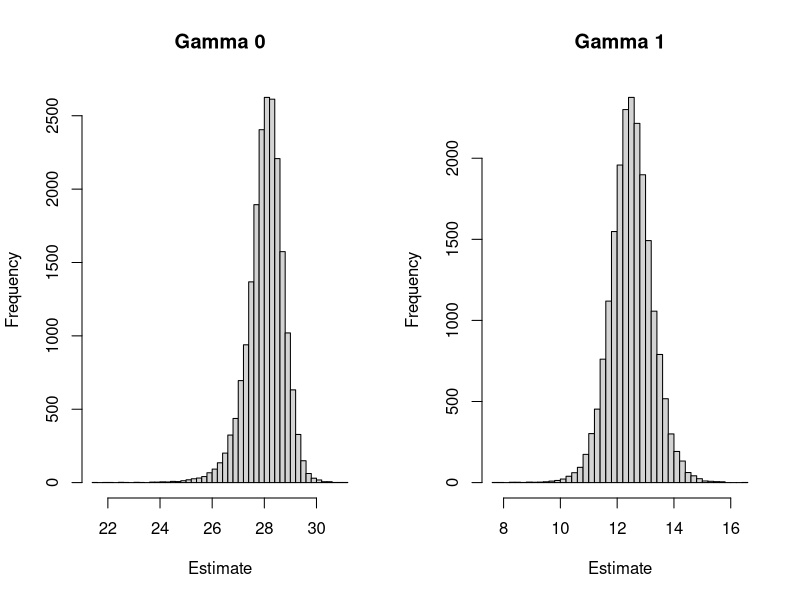
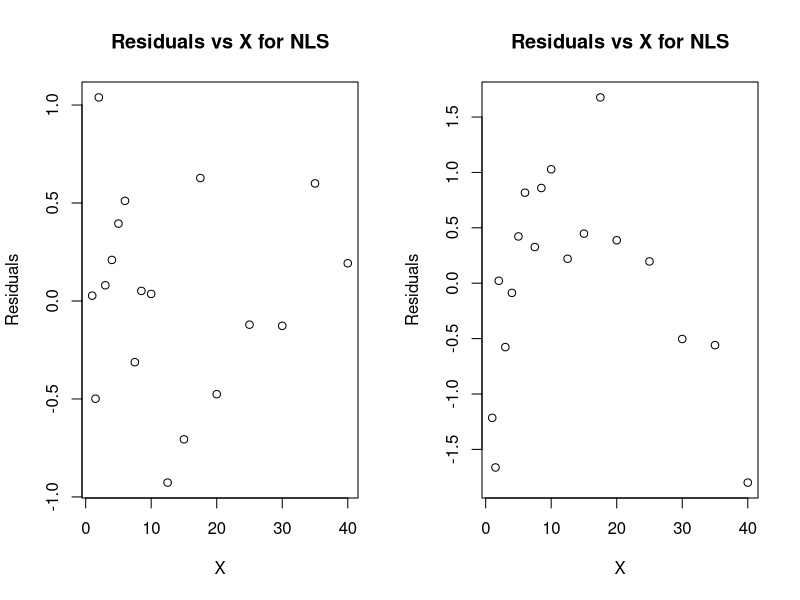

R code for these plots, in order: (Note: this script raises an error after producing the figures.)
## ---- chunk 1
knitr::opts_chunk$set(echo = FALSE)

# Set seed
set.seed(420)
## ---- chunk 2
library(readxl)
df_2 = read_excel("HW1_data.xls")
## ---- chunk 3
fit_2a <- lm(I(1/y) ~ I(1/x), data = df_2)

gamma_0 = 1/fit_2a$coef[1]
gamma_1 = fit_2a$coef[2]/fit_2a$coef[1]

cat("Linear Model", "\n", "---", "\n",
    " Function:", "\n",
    "  - y =", round(fit_2a$coef[1], 2), "+", round(fit_2a$coef[2], 2), "* x", "\n",
    " Coefs:", "\n",
    "  - gamma_0:", gamma_0, "\n", 
    "  - gamma_1:", gamma_1, "\n")
    
## ---- chunk 4
x_1_2b <- df_2$x
y_2b <- df_2$y
p_est <- c(gamma_0, gamma_1)

# NLM
fn_nlm_2b <- function(p) {
  y_hat <- (p[1] * x_1_2b) / (p[2] + x_1_2b); return(sum((y_2b-y_hat)^2))
}
nlm_2b <- nlm(fn_nlm_2b, 
              p=p_est, 
              hessian=TRUE)
cat("NLM:", "\n", "- Estimates:", nlm_2b$estimate, "\n")

# NLS
fn_nls_2b <- function(x_1, p) {
  (p[1] * x_1) / (p[2] + x_1)
}
nls_2b <- nls(y_2b ~ fn_nls_2b(x_1_2b, p),
              start=list(p=p_est),
              trace=FALSE)

nls_results <- nls_2b$m$getPars()

cat("NLS:", "\n", 
    "- Estimates:", nls_results)
## ---- chunk 5
MSE <- nlm_2b$minimum/(length(y_2b) - length(nlm_2b$estimate))
nlm_info_matrix <- nlm_2b$hessian/(2*MSE)
cov_theta_3a <- solve(nlm_info_matrix)
SE_3a <- sqrt(diag(cov_theta_3a))

cat("NLM:", "\n", "---", "\n", 
    " Fisher Info Matrix:", "\n", "", 
    nlm_info_matrix[1:2], "\n", "", 
    nlm_info_matrix[3:4], "\n", 
    " Standard Errors:", "\n", "", 
    " - gamma_0:", SE_3a[1], "\n", "", 
    " - gamma_1:", SE_3a[2])
## ---- chunk 6
nls_cov_matrix <- vcov(nls_2b)
SE_3b <- sqrt(diag(nls_cov_matrix))

cat("NLS:", "\n",  "---", "\n",
    " Covariance Matrix:", "\n", "", 
    nls_cov_matrix[1:2], "\n", "", 
    nls_cov_matrix[3:4], "\n", 
    " Standard Errors:", "\n", "", 
    " - gamma_0:", SE_3b[1], "\n", "", 
    " - gamma_1:", SE_3b[2])
## ---- chunk 7
# NLM CI

# assign the first parameter estimate of 'nlm_2b' to 'nlm_estimate_1'
nlm_estimate_1 <- nlm_2b$estimate[1] 

# assign the second parameter estimate of 'nlm_2b' to 'nlm_estimate_2'
nlm_estimate_2 <- nlm_2b$estimate[2] 

# calculate lower and upper bounds of CI for the first parameter of 'nlm_2b'
CI_nlm_gamma_0 <- c(nlm_estimate_1 - 1.96 * SE_3a[1], nlm_estimate_1 + 1.96 * SE_3a[1])

# calculate lower and upper bounds of CI for the second parameter of 'nlm_2b'
CI_nlm_gamma_1 <- c(nlm_estimate_2 - 1.96 * SE_3a[2], nlm_estimate_2 + 1.96 * SE_3a[2])

# NLS CI

# calculate the CIs for all parameters of 'nls_2b' using 'confint.default' function
CIs_nls_3c <- confint.default(nls_2b)

# assign the first parameter estimate of 'nls_2b' to 'nls_estimate_1'
nls_estimate_1 <- CIs_nls_3c[c(1, 3)]

# assign the second parameter estimate of 'nls_2b' to 'nls_estimate_2'
nls_estimate_2 <- CIs_nls_3c[c(2, 4)]

# calculate lower and upper bounds of CI for the first parameter of 'nls_2b'
CI_nls_gamma_0 <- c(nls_estimate_1[1], nls_estimate_1[2])

# calculate lower and upper bounds of CI for the second parameter of 'nls_2b'
CI_nls_gamma_1 <- c(nls_estimate_2[1], nls_estimate_2[2])

# output the calculated CIs for 'nlm_2b' to the console
cat("NLM:", "\n", 
    "- gamma_0 CI:", CI_nlm_gamma_0, "\n", 
    "- gamma_1 CI:", CI_nlm_gamma_1, "\n")

# output the calculated CIs for 'nls_2b' to the console
cat("NLS:", "\n", 
    "- gamma_0 CI:", CI_nls_gamma_0, "\n", 
    "- gamma_1 CI:", CI_nls_gamma_1, "\n")
## ---- chunk 8
library(boot)

# Define a function that takes in a data set, a set of indices for re sampling, and an initial estimate for the parameters
nlm_boot <- function(Z, i, theta0) {
  # Create a new data set by sub-setting the original using the set of indices
  Zboot <- Z[i,]
  # Assign variables x1 and y to the second and first columns of the re sampled data set, respectively
  x1 <- Zboot[[2]]; y <- Zboot[[1]]
  # Define a function that calculates the sum of squared errors between the predicted and actual values of y
  fn <- function(p) {y_hat <- (p[1] * x1) / (p[2] + x1); sum((y-y_hat)^2)}
  # Use the 'nlm' function to find the parameter estimates that minimize the sum of squared errors
  out <- nlm(fn, p=theta0)
  # Assign the parameter estimates to the variable 'theta'
  theta <- out$estimate
  # Return the parameter estimates
  return(theta)  
}

# Use the 'boot' function to re sample the data set 'df_2' and apply the 'nlm_boot' function to each re sample
nlm_boot_4a <- boot(df_2, nlm_boot, 20000, theta0=p_est)
# Calculate the covariance matrix of the re sampled parameter estimates
nlm_cov_4a <- cov(nlm_boot_4a$t)
# Calculate the standard errors of the re sampled parameter estimates
SE_4a <- sqrt(diag(nlm_cov_4a))

# Set up a layout with two plots side-by-side
par(mfrow = c(1, 2))
# Create a histogram of the re sampled estimates for the first parameter
hist(nlm_boot_4a$t[, 1], breaks = 50, main = "Gamma 0", xlab = "Estimate")
# Create a histogram of the re sampled estimates for the second parameter
hist(nlm_boot_4a$t[, 2], breaks = 50, main = "Gamma 1", xlab = "Estimate")

# Output the standard errors
cat("Bootstrapped Standard Errors:", "\n", 
    "- gamma_0:", SE_4a[1], "\n", 
    "- gamma_1:", SE_4a[2])
## ---- chunk 9
# calculates lower and upper bounds of CI for first param in nlm_boot_4a
gamma_0_CI_4b <- c(mean(nlm_boot_4a$t[, 1]) - 1.96 * SE_4a[1], mean(nlm_boot_4a$t[, 1]) + 1.96 * SE_4a[1])

# calculates lower and upper bounds of CI for second param in nlm_boot_4a
gamma_1_CI_4b <- c(mean(nlm_boot_4a$t[, 2]) - 1.96 * SE_4a[2], mean(nlm_boot_4a$t[, 2]) + 1.96 * SE_4a[2])

# outputs calculated CIs with label indicating which parameter they correspond to
cat("Crude 95% CI's:", "\n", 
    "- gamma_0:", gamma_0_CI_4b, "\n", 
    "- gamma_1:", gamma_1_CI_4b, "\n")
## ---- chunk 10
ci_4c_gamma_0 <- boot.ci(nlm_boot_4a, conf=c(.95), index = 1, type=c("basic"))
ci_4c_gamma_1 <- boot.ci(nlm_boot_4a, conf=c(.95), index = 2, type=c("basic"))

cat("Two-sided 95% CIs:", "\n", 
    "- gamma_0:", ci_4c_gamma_0$basic[4:5], "\n",
    "- gamma_1:", ci_4c_gamma_1$basic[4:5], "\n")
## ---- chunk 11
# Define a function to perform a single iteration of the bootstrap method
boot_5a <- function(Z, i, theta0, x_pred) {
  # Select a subset of the data using the given indices
  Zboot <- Z[i,]
  # Assign the x and y values of the selected subset to x1 and y
  x1 <- Zboot[[2]]; y <- Zboot[[1]]
  # Define a function to calculate the sum of squared residuals
  fn <- function(p) {
    y_hat <- (p[1] * x1) / (p[2] + x1)
    sum((y-y_hat)^2)
  }
  # Use nonlinear least squares to estimate the parameters of the model
  out <- nlm(fn, p=theta0)
  theta <- out$estimate
  # Calculate the predicted value of y using the estimated parameters and the given value of x_pred
  y_pred <- (theta[1] * x_pred) / (theta[2] + x_pred)
}

# Perform bootstrap with 20000 re samples
nlm_boot_5 <- boot(df_2, boot_5a, R=20000, theta0=p_est, x_pred=c(27))

# Get y_hat initial and bootstrap values
y_hat_0_5 <- nlm_boot_5$t0
y_hat_boot <- nlm_boot_5$t

# Get the mean squared error
MSE_5 <- MSE

# Generate a normal distribution of errors
e_5 <- rnorm(nrow(y_hat_boot), mean = 0, sd = sqrt(MSE_5))

# subtract errors from predictions
y_boot <- y_hat_boot - e_5

# calculate lower and upper bounds of the 95% confidence interval
y_quant <- quantile(y_boot, prob = c(0.025, 0.975))
L_5 <- 2*y_hat_0_5 - y_quant[2]
U_5 <- 2*y_hat_0_5 - y_quant[1]
pi_5 <- c(L_5, U_5)
ci_5 <- boot.ci(nlm_boot_5, conf=c(.95), type=c("basic"))$basic[4:5]

# print out lower and upper bounds of the predictable and future response
cat("Future Response:", "\n", 
    "- L:", pi_5[1],  "\n", 
    "- U:", pi_5[2], "\n")
cat("Predictable CI:", "\n", 
    "- L:", ci_5[1],  "\n", 
    "- U:", ci_5[2])
## ---- chunk 12
# assign number of rows in 'df_2' to 'n'
n <- nrow(df_2) 

# calculate AIC for linear model 'fit_2a'
AIC_model_2a <- (-2*as.numeric(logLik(nls_2b))/n)+(2*3/n) 

# fit new model to data using sqrt of 'x' as predictor
fit_new <- lm(y ~ sqrt(x), data = df_2) 
# calculate AIC for new model 'fit_new'
AIC_model_new <- (-2*as.numeric(logLik(fit_new))/n)+(2*3/n)

# output AIC values of both models
cat("AIC:", "\n", 
    "- NLS Model:", AIC_model_2a, "\n", 
    "- Square Root Model:", AIC_model_new)
## ---- chunk 13
# K-fold indices
CVInd <- function(n,K) {  #n is sample size; K is number of parts; returns K-length list of indices for each part
   m<-floor(n/K)  #approximate size of each part
   r<-n-m*K  
   I<-sample(n,n)  #random reordering of the indices
   Ind<-list()  #will be list of indices for all K parts
   length(Ind)<-K
   for (k in 1:K) {
      if (k <= r) kpart <- ((m+1)*(k-1)+1):((m+1)*k)  
         else kpart<-((m+1)*r+m*(k-r-1)+1):((m+1)*r+m*(k-r))
      Ind[[k]] <- I[kpart]  #indices for kth part of data
   }
   Ind
}

cv_folds_7 <- CVInd(length(x_1_2b), 3)

Nrep<-20 #number of replicates of CV
K<-3  #K-fold CV on each replicate
n.models = 2 #number of different models to fit and compare
n=length(x_1_2b)
y<-y_2b
yhat=matrix(0,n,n.models)
MSE<-matrix(0,Nrep,n.models)
for (j in 1:Nrep) {
  Ind<-CVInd(n,K)
  for (k in 1:K) {
    
     #the first model to compare
     out<-nls(y ~ fn_nls_2b(x, p), 
              data = df_2[-Ind[[k]],],
              start=list(p=p_est)) 
     yhat[Ind[[k]],1]<-as.numeric(predict(out,df_2[Ind[[k]],]))
     
     #the second model to compare
     out<-lm(y ~ sqrt(x), data = df_2[-Ind[[k]],])  
     yhat[Ind[[k]],2]<-as.numeric(predict(out,df_2[Ind[[k]],]))
     
  } #end of k loop
  MSE[j,]=apply(yhat,2,function(x) sum((y-x)^2))/n
} #end of j loop
# MSE
MSEAve <- apply(MSE,2,mean) # averaged mean square CV error
MSEsd <- apply(MSE,2,sd) # SD of mean square CV error
r2<-1-MSEAve/var(y) # CV r^2

# Print results nicely
cat("NLS Model", "\n", 
    "- Average MSE:", MSEAve[1], "\n", 
    "- Standard Deviation of MSE:", MSEsd[1], "\n")
cat("Square Root Model", "\n", 
    "- Average MSE:", MSEAve[2], "\n", 
    "- Standard Deviation of MSE:", MSEsd[2], "\n")
## ---- chunk 14
# fit the first model
model1 <- nls_2b

# fit the second model
model2 <- fit_new

# create a data frame of the residuals
residuals1 <- data.frame(x = df_2$x, y = residuals(model1))
residuals2 <- data.frame(x = df_2$x, y = residuals(model2))

# Set up the layout for 2 plots in the same space
par(mfrow = c(1, 2)) 

# create the first plot of residuals vs x for the first model
plot(residuals1$x, residuals1$y, xlab = "X", ylab = "Residuals", main = "Residuals vs X for NLS")

# create the second plot of residuals vs x for the second model
plot(residuals2$x, residuals2$y, xlab = "X", ylab = "Residuals", main = "Residuals vs X for NLS")
## ---- chunk 15
knitr::opts_chunk$set(eval = FALSE) # Code in appendix doesn't need to run. Remove this if testing

library(readxl)
df_2 = read_excel("HW1_data.xls")
## ---- chunk 16
knitr::opts_chunk$set(eval = FALSE) # Code in appendix doesn't need to run. Remove this if testing

fit_2a <- lm(1/y ~ 1/x, data = df_2)

gamma_0 = 1/fit_2a$coef[1]
gamma_1 = fit_2a$coef[2]/fit_2a$coef[1]

# cat("Linear Model", "\n", "---", "\n",
#     " Function:", "\n",
#     "  - y =", round(fit_2a$coef[1], 2), "+", round(fit_2a$coef[2], 2), "* x", "\n",
#     " Coefs:", "\n",
#     "  - gamma_0:", gamma_0, "\n", 
#     "  - gamma_1:", gamma_1, "\n")
    
## ---- chunk 17
knitr::opts_chunk$set(eval = FALSE) # Code in appendix doesn't need to run. Remove this if testing

x_1_2b <- df_2$x
y_2b <- df_2$y
p_est <- c(gamma_0, gamma_1)

# NLM
fn_nlm_2b <- function(p) {
  y_hat <- (p[1] * x_1_2b) / (p[2] + x_1_2b); return(sum((y_2b-y_hat)^2))
}
nlm_2b <- nlm(fn_nlm_2b, 
              p=p_est, 
              hessian=TRUE)
# cat("NLM:", "\n", "- Estimates:", nlm_2b$estimate, "\n")

# NLS
fn_nls_2b <- function(x_1, p) {
  (p[1] * x_1) / (p[2] + x_1)
}
nls_2b <- nls(y_2b ~ fn_nls_2b(x_1_2b, p),
              start=list(p=p_est),
              trace=FALSE)

nls_results <- nls_2b$m$getPars()

# cat("NLS:", "\n", 
#     "- Estimates:", nls_results)
## ---- chunk 18
knitr::opts_chunk$set(eval = FALSE) # Code in appendix doesn't need to run. Remove this if testing

MSE <- nlm_2b$minimum/(length(y_2b) - length(nlm_2b$estimate))
nlm_info_matrix <- nlm_2b$hessian/(2*MSE)
cov_theta_3a <- solve(nlm_info_matrix)
SE_3a <- sqrt(diag(cov_theta_3a))

# cat("NLM:", "\n", "---", "\n", 
#     " Fisher Info Matrix:", "\n", "", 
#     nlm_info_matrix[1:2], "\n", "", 
#     nlm_info_matrix[3:4], "\n", 
#     " Standard Errors:", "\n", "", 
#     " - gamma_0:", SE_3a[1], "\n", "", 
#     " - gamma_1:", SE_3a[2])
## ---- chunk 19
knitr::opts_chunk$set(eval = FALSE) # Code in appendix doesn't need to run. Remove this if testing

nls_cov_matrix <- vcov(nls_2b)
SE_3b <- sqrt(diag(nls_cov_matrix))

# cat("NLS:", "\n",  "---", "\n",
#     " Covariance Matrix:", "\n", "", 
#     nls_cov_matrix[1:2], "\n", "", 
#     nls_cov_matrix[3:4], "\n", 
#     " Standard Errors:", "\n", "", 
#     " - gamma_0:", SE_3b[1], "\n", "", 
#     " - gamma_1:", SE_3b[2])
## ---- chunk 20
knitr::opts_chunk$set(eval = FALSE) # Code in appendix doesn't need to run. Remove this if testing

# NLM CI

# assign the first parameter estimate of 'nlm_2b' to 'nlm_estimate_1'
nlm_estimate_1 <- nlm_2b$estimate[1] 

# assign the second parameter estimate of 'nlm_2b' to 'nlm_estimate_2'
nlm_estimate_2 <- nlm_2b$estimate[2] 

# calculate lower and upper bounds of CI for the first parameter of 'nlm_2b'
CI_nlm_gamma_0 <- c(nlm_estimate_1 - 1.96 * SE_3a[1], nlm_estimate_1 + 1.96 * SE_3a[1])

# calculate lower and upper bounds of CI for the second parameter of 'nlm_2b'
CI_nlm_gamma_1 <- c(nlm_estimate_2 - 1.96 * SE_3a[2], nlm_estimate_2 + 1.96 * SE_3a[2])

# NLS CI

# calculate the CIs for all parameters of 'nls_2b' using 'confint.default' function
CIs_nls_3c <- confint.default(nls_2b)

# assign the first parameter estimate of 'nls_2b' to 'nls_estimate_1'
nls_estimate_1 <- CIs_nls_3c[c(1, 3)]

# assign the second parameter estimate of 'nls_2b' to 'nls_estimate_2'
nls_estimate_2 <- CIs_nls_3c[c(2, 4)]

# calculate lower and upper bounds of CI for the first parameter of 'nls_2b'
CI_nls_gamma_0 <- c(nls_estimate_1[1], nls_estimate_1[2])

# calculate lower and upper bounds of CI for the second parameter of 'nls_2b'
CI_nls_gamma_1 <- c(nls_estimate_2[1], nls_estimate_2[2])

# output the calculated CIs for 'nlm_2b' to the console
# cat("NLM:", "\n", 
#     "- gamma_0 CI:", CI_nlm_gamma_0, "\n", 
#     "- gamma_1 CI:", CI_nlm_gamma_1, "\n")

# output the calculated CIs for 'nls_2b' to the console
# cat("NLS:", "\n", 
#     "- gamma_0 CI:", CI_nls_gamma_0, "\n", 
#     "- gamma_1 CI:", CI_nls_gamma_1, "\n")
## ---- chunk 21
knitr::opts_chunk$set(eval = FALSE) # Code in appendix doesn't need to run. Remove this if testing

library(boot)

# Define a function that takes in a data set, a set of indices for re sampling, and an initial estimate for the parameters
nlm_boot <- function(Z, i, theta0) {
  # Create a new data set by sub-setting the original using the set of indices
  Zboot <- Z[i,]
  # Assign variables x1 and y to the second and first columns of the re sampled data set, respectively
  x1 <- Zboot[[2]]; y <- Zboot[[1]]
  # Define a function that calculates the sum of squared errors between the predicted and actual values of y
  fn <- function(p) {y_hat <- (p[1] * x1) / (p[2] + x1); sum((y-y_hat)^2)}
  # Use the 'nlm' function to find the parameter estimates that minimize the sum of squared errors
  out <- nlm(fn, p=theta0)
  # Assign the parameter estimates to the variable 'theta'
  theta <- out$estimate
  # Return the parameter estimates
  return(theta)  
}

# Use the 'boot' function to re sample the data set 'df_2' and apply the 'nlm_boot' function to each re sample
nlm_boot_4a <- boot(df_2, nlm_boot, 20000, theta0=p_est)
# Calculate the covariance matrix of the re sampled parameter estimates
nlm_cov_4a <- cov(nlm_boot_4a$t)
# Calculate the standard errors of the re sampled parameter estimates
SE_4a <- sqrt(diag(nlm_cov_4a))

# Set up a layout with two plots side-by-side
# par(mfrow = c(1, 2))
# Create a histogram of the re sampled estimates for the first parameter
# hist(nlm_boot_4a$t[, 1], breaks = 50, main = "Gamma 0", xlab = "Estimate")
# Create a histogram of the re sampled estimates for the second parameter
# hist(nlm_boot_4a$t[, 2], breaks = 50, main = "Gamma 1", xlab = "Estimate")

# Output the standard errors
# cat("Bootstrapped Standard Errors:", "\n", 
#     "- gamma_0:", SE_4a[1], "\n", 
#     "- gamma_1:", SE_4a[2])
## ---- chunk 22
knitr::opts_chunk$set(eval = FALSE) # Code in appendix doesn't need to run. Remove this if testing

# calculates lower and upper bounds of CI for first param in nlm_boot_4a
gamma_0_CI_4b <- c(mean(nlm_boot_4a$t[, 1]) - 1.96 * SE_4a[1], mean(nlm_boot_4a$t[, 1]) + 1.96 * SE_4a[1])

# calculates lower and upper bounds of CI for second param in nlm_boot_4a
gamma_1_CI_4b <- c(mean(nlm_boot_4a$t[, 2]) - 1.96 * SE_4a[2], mean(nlm_boot_4a$t[, 2]) + 1.96 * SE_4a[2])

# outputs calculated CIs with label indicating which parameter they correspond to
# cat("Crude 95% CI's:", "\n", 
#     "- gamma_0:", gamma_0_CI_4b, "\n", 
#     "- gamma_1:", gamma_1_CI_4b, "\n")
## ---- chunk 23
knitr::opts_chunk$set(eval = FALSE) # Code in appendix doesn't need to run. Remove this if testing

ci_4c_gamma_0 <- boot.ci(nlm_boot_4a, conf=c(.95), index = 1, type=c("basic"))
ci_4c_gamma_1 <- boot.ci(nlm_boot_4a, conf=c(.95), index = 2, type=c("basic"))

# cat("Two-sided 95% CIs:", "\n", 
#     "- gamma_0:", ci_4c_gamma_0$basic[4:5], "\n",
#     "- gamma_1:", ci_4c_gamma_1$basic[4:5], "\n")
## ---- chunk 24
knitr::opts_chunk$set(eval = FALSE) # Code in appendix doesn't need to run. Remove this if testing

# Define a function to perform a single iteration of the bootstrap method
boot_5a <- function(Z, i, theta0, x_pred) {
  # Select a subset of the data using the given indices
  Zboot <- Z[i,]
  # Assign the x and y values of the selected subset to x1 and y
  x1 <- Zboot[[2]]; y <- Zboot[[1]]
  # Define a function to calculate the sum of squared residuals
  fn <- function(p) {
    y_hat <- (p[1] * x1) / (p[2] + x1)
    sum((y-y_hat)^2)
  }
  # Use nonlinear least squares to estimate the parameters of the model
  out <- nlm(fn, p=theta0)
  theta <- out$estimate
  # Calculate the predicted value of y using the estimated parameters and the given value of x_pred
  y_pred <- (theta[1] * x_pred) / (theta[2] + x_pred)
}

# Perform bootstrap with 20000 re samples
nlm_boot_5 <- boot(df_2, boot_5a, R=20000, theta0=p_est, x_pred=c(27))

# Get y_hat initial and bootstrap values
y_hat_0_5 <- nlm_boot_5$t0
y_hat_boot <- nlm_boot_5$t

# Get the mean squared error
MSE_5 <- MSE

# Generate a normal distribution of errors
e_5 <- rnorm(nrow(y_hat_boot), mean = 0, sd = sqrt(MSE_5))

# subtract errors from predictions
y_boot <- y_hat_boot - e_5

# calculate lower and upper bounds of the 95% confidence interval
y_quant <- quantile(y_boot, prob = c(0.025, 0.975))
L_5 <- 2*y_hat_0_5 - y_quant[2]
U_5 <- 2*y_hat_0_5 - y_quant[1]
pi_5 <- c(L_5, U_5)
ci_5 <- boot.ci(nlm_boot_5, conf=c(.95), type=c("basic"))$basic[4:5]

# print out lower and upper bounds of the predictable and future response
# cat("Future Response:", "\n", 
#     "- L:", pi_5[1],  "\n", 
#     "- U:", pi_5[2], "\n")
# cat("Predictable CI:", "\n", 
#     "- L:", ci_5[1],  "\n", 
#     "- U:", ci_5[2])
## ---- chunk 25
knitr::opts_chunk$set(eval = FALSE) # Code in appendix doesn't need to run. Remove this if testing

# assign number of rows in 'df_2' to 'n'
n <- nrow(df_2) 

# calculate AIC for linear model 'fit_2a'
AIC_model_2a <- (-2*as.numeric(logLik(nls_2b))/n)+(2*3/n) 

# fit new model to data using sqrt of 'x' as predictor
fit_new <- lm(y ~ sqrt(x), data = df_2) 
# calculate AIC for new model 'fit_new'
AIC_model_new <- (-2*as.numeric(logLik(fit_new))/n)+(2*3/n)

# output AIC values of both models
# cat("AIC:", "\n", 
#     "- NLS Model:", AIC_model_2a, "\n", 
#     "- Square Root Model:", AIC_model_new)
## ---- chunk 26
knitr::opts_chunk$set(eval = FALSE) # Code in appendix doesn't need to run. Remove this if testing

# K-fold indices
CVInd <- function(n,K) {  #n is sample size; K is number of parts; returns K-length list of indices for each part
   m<-floor(n/K)  #approximate size of each part
   r<-n-m*K  
   I<-sample(n,n)  #random reordering of the indices
   Ind<-list()  #will be list of indices for all K parts
   length(Ind)<-K
   for (k in 1:K) {
      if (k <= r) kpart <- ((m+1)*(k-1)+1):((m+1)*k)  
         else kpart<-((m+1)*r+m*(k-r-1)+1):((m+1)*r+m*(k-r))
      Ind[[k]] <- I[kpart]  #indices for kth part of data
   }
   Ind
}

cv_folds_7 <- CVInd(length(x_1_2b), 3)

Nrep<-20 #number of replicates of CV
K<-3  #K-fold CV on each replicate
n.models = 2 #number of different models to fit and compare
n=length(x_1_2b)
y<-y_2b
yhat=matrix(0,n,n.models)
MSE<-matrix(0,Nrep,n.models)
for (j in 1:Nrep) {
  Ind<-CVInd(n,K)
  for (k in 1:K) {
    
     #the first model to compare
     out<-nls(y ~ fn_nls_2b(x, p), 
              data = df_2[-Ind[[k]],],
              start=list(p=p_est)) 
     yhat[Ind[[k]],1]<-as.numeric(predict(out,df_2[Ind[[k]],]))
     
     #the second model to compare
     out<-lm(y ~ sqrt(x), data = df_2[-Ind[[k]],])  
     yhat[Ind[[k]],2]<-as.numeric(predict(out,df_2[Ind[[k]],]))
     
  } #end of k loop
  MSE[j,]=apply(yhat,2,function(x) sum((y-x)^2))/n
} #end of j loop
# MSE
MSEAve <- apply(MSE,2,mean) # averaged mean square CV error
MSEsd <- apply(MSE,2,sd) # SD of mean square CV error
r2<-1-MSEAve/var(y) # CV r^2

# Print results nicely
# cat("NLS Model", "\n", 
#     "- Average MSE:", MSEAve[1], "\n", 
#     "- Standard Deviation of MSE:", MSEsd[1], "\n")
# cat("Square Root Model", "\n", 
#     "- Average MSE:", MSEAve[2], "\n", 
#     "- Standard Deviation of MSE:", MSEsd[2], "\n")
## ---- chunk 27
knitr::opts_chunk$set(eval = FALSE) # Code in appendix doesn't need to run. Remove this if testing

# fit the first model
model1 <- nls_2b

# fit the second model
model2 <- fit_new

# create a data frame of the residuals
residuals1 <- data.frame(x = df_2$x, y = residuals(model1))
residuals2 <- data.frame(x = df_2$x, y = residuals(model2))

# Set up the layout for 2 plots in the same space
# par(mfrow = c(1, 2)) 

# create the first plot of residuals vs x for the first model
# plot(residuals1$x, residuals1$y, xlab = "X", ylab = "Residuals", main = "Residuals vs X for NLS")

# create the second plot of residuals vs x for the second model
# plot(residuals2$x, residuals2$y, xlab = "X", ylab = "Residuals", main = "Residuals vs X for NLS")
